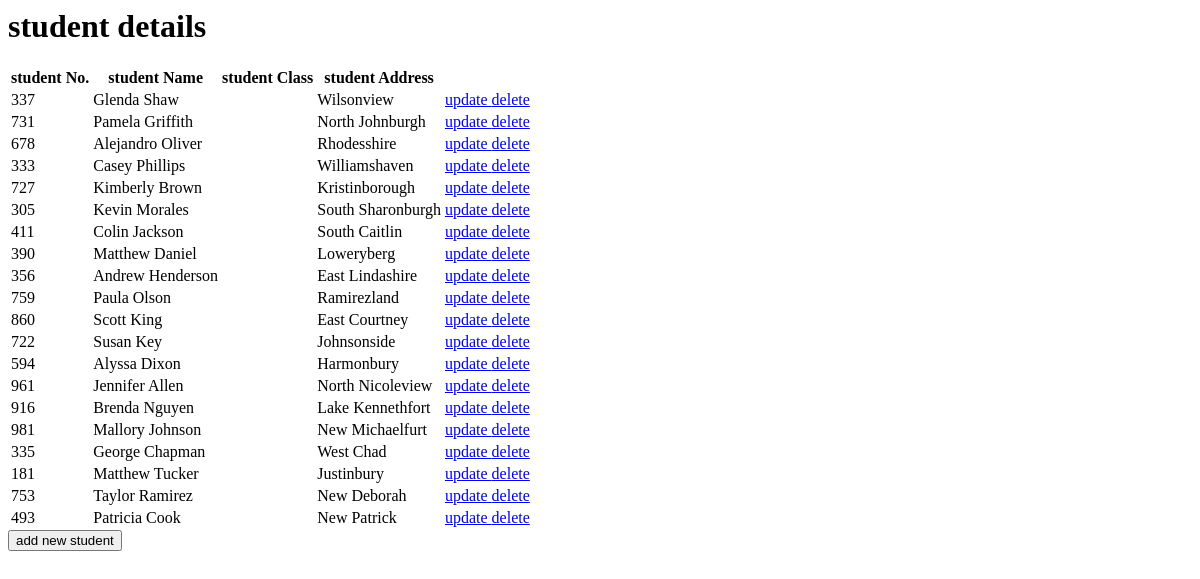
The page /check/ on the database as committed earlier.
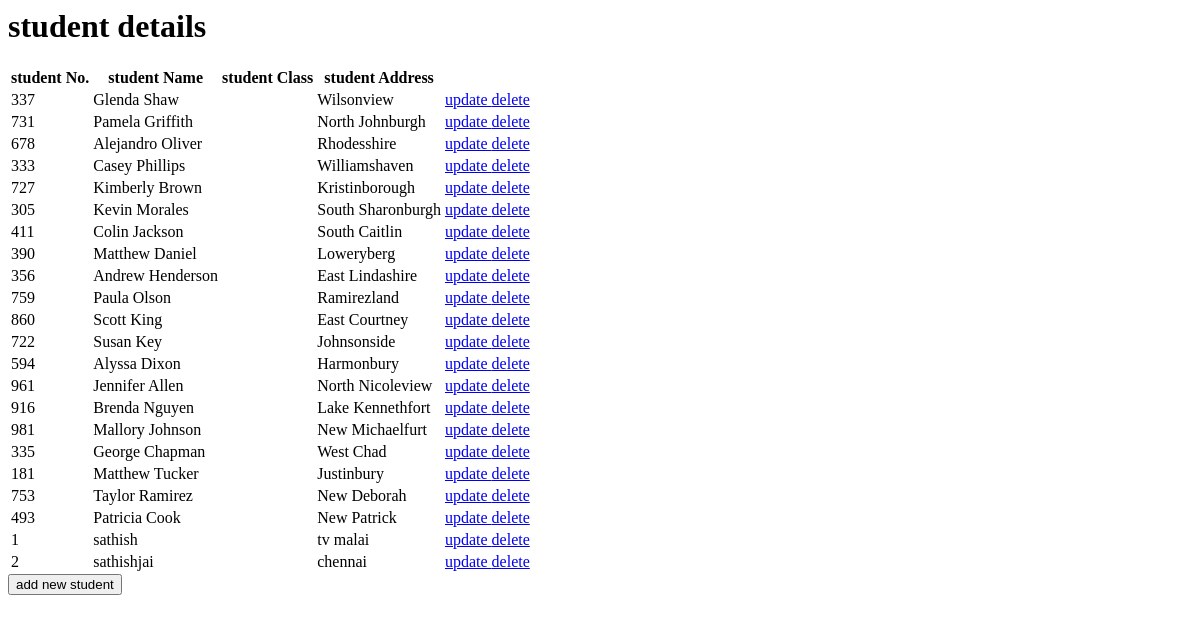
The same page on the database as committed later.
### crudapp/models.py (models this page shows)
class student(models.Model):
    sno=models.IntegerField()
    sname=models.CharField(max_length=50)
    saddress=models.CharField(max_length=100)

### crudapp/views.py (the view)
# urls.py: path('check/',views.retrieve_view),
def retrieve_view(request):
    return render(request,'crudapp/index.html',{'student':student.objects.all()})

### templates/crudapp/index.html (shortened to what this page needs)
<html>
{% extends 'crudapp/base.html' %}
{%block content %}
    <h1> student details</h1>
    <table>
        <thead>
            <th> student No. </th>
            <th> student Name </th>
            <th> student Class </th>
            <th> student Address </th>
        </thead>
        <tr>
        {% for st in student %}
            <td> {{st.sno}}</td>
            <td> {{st.sname}}</td>
            <td> {{st.sclass}}</td>
            <td> {{st.saddress}}</td>
            <td><a href='#'>update </a><a href='/delete/{{st.id}}'>delete</a></td>
        </tr>
        {% endfor %}
    </table>
    <a href='/create'><button type='button'>add new student</button></a>
    {% endblock %}

Rows that differ between the two databases and show on the page:
added student: sno "1", sname "sathish", saddress "tv malai"
added student: sno "2", sname "sathishjai", saddress "chennai"
